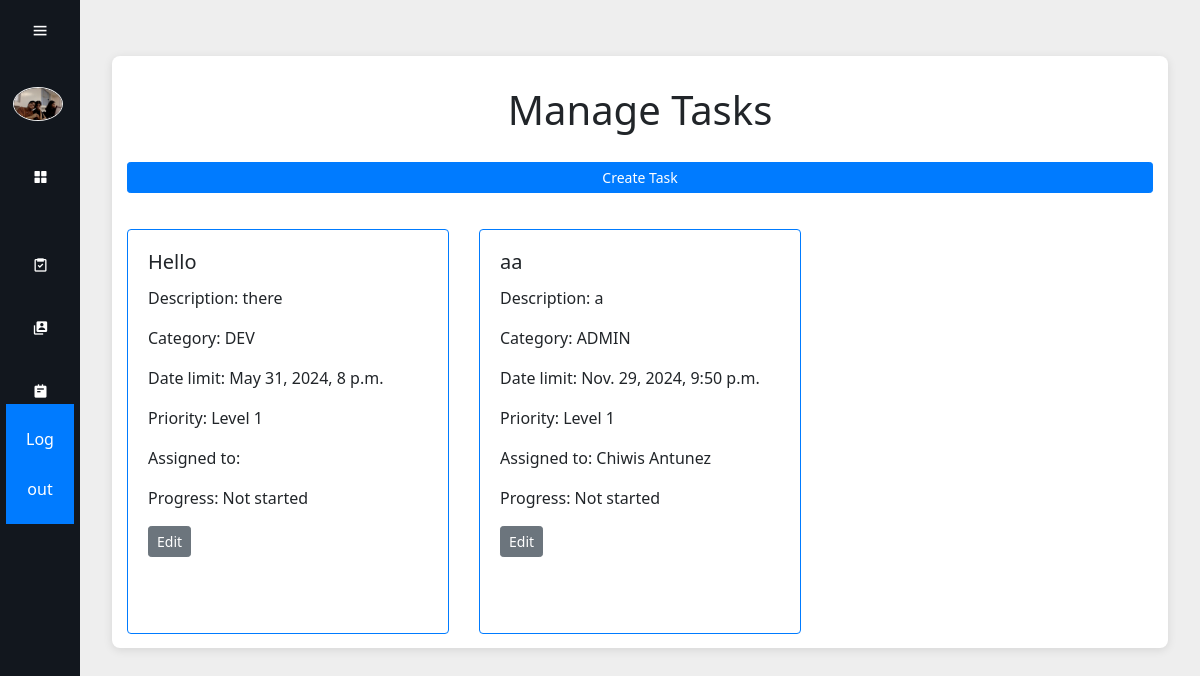
/gestion-tareas/ (signed in), run on an earlier commit of the app's database.
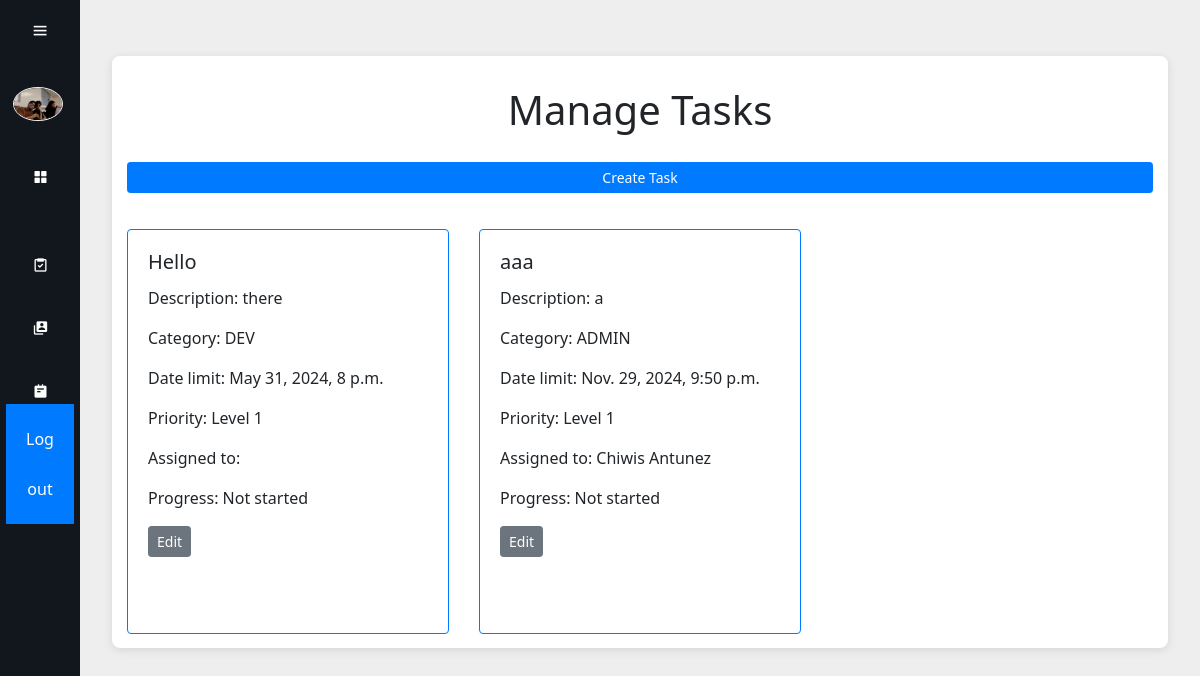
And on a later commit of the database.
### tasks/models.py (models this page shows, shortened)
class Tasks(models.Model):
    class Urgency (models.IntegerChoices):
        LV1 = 1, "Level 1"
        LV2 = 2, "Level 2"
        LV3 = 3, "Level 3"
        LV4 = 4, "Level 4"
        LV5 = 5, "Level 5"
    class Completion (models.IntegerChoices):
        Completed = 1, "Completed"
        Incomplete = 2, "Incomplete"
        NotStarted = 3, "Not started"
    Categories = {
        ("TECH", "Technological"),
        ("ADMIN", "Administrative"),
        ("DEV", "Development"),
        ("TEAM", "WorkMate Internal"),
        ("OTHER", "Other")
    }
    title = models.TextField(max_length = 300, blank=False)
    description = models.TextField(max_length = 600, blank=False)
    datelimit = models.DateTimeField()
    category = models.CharField(max_length = 20,choices=Categories)
    priority = models.IntegerField(default=Urgency.LV1, choices=Urgency, blank=False)
    notes = models.TextField(max_length = 300, blank=True)
    user = models.ForeignKey(workmateUser, on_delete=models.CASCADE)
    progress = models.IntegerField(default=Completion.NotStarted, choices=Completion, blank=False)

### workmates/models.py (models this page shows, shortened)
class workmateUser(AbstractUser):
    Roles = {
        ("Developer", "Desarollador"),
        ("Project Manager", "Project Manager"),
        ("Other", "Otro/No listado")
    }
    email = models.EmailField(unique=True)
    description = models.CharField(max_length=20, choices=Roles)

### base/views.py (the view)
# urls.py: path("gestion-tareas/", views.gestion_tareas, name="gestion_tareas"),
@login_required
@permission_required('tasks.view_task', raise_exception=True)
def gestion_tareas(request):
    tasks = Tasks.objects.all()
    if request.method == 'POST':
        task_id = request.POST.get('task_id')
        task = get_object_or_404(Tasks, id=task_id)
        form = WorkmateTaskCreationForm(request.POST, instance=task)
        if form.is_valid():
            form.save()
            messages.success(request, 'Task updated successfully!')
            return redirect('base:gestion_tareas')
    else:
        form = WorkmateTaskCreationForm()
    return render(request, "gestion-tareas.html", {'tasks': tasks, 'form': form})

### base/templates/gestion-tareas.html (shortened to what this page needs)
{% load static %}
<html lang="en">
  <head>
    <link rel="stylesheet" href="{% static 'css/dashboard.css' %}">
    <link href="https://unpkg.com/boxicons@2.1.4/css/boxicons.min.css" rel="stylesheet">
    <link href="https://stackpath.bootstrapcdn.com/bootstrap/4.5.2/css/bootstrap.min.css" rel="stylesheet">
  </head>
  <body>
    <div class="sidebar">
      <div class="top">
        <i class="bx bx-menu" id="btn"></i>
      </div>
      <div class="user">
        <img src="{% static "user-img.jpg" %}" alt="me" class="user-img">
        <div>
        </div>
      </div>
      <ul>
        <li>
          <a href="/">
            <i class="bx bxs-grid-alt"></i>
          </a>
        </li>
        {% if perms.tasks.view_task %}
        <li>
          <a href="/gestion-tareas/">
            <i class="bx bx-task"></i>
          </a>
        </li>
        {% endif %}
        {% if perms.user.edit_user %}
        <li>
          <a href="/gestion-usuarios/">
            <i class="bx bxs-user-account"></i>
          </a>
        </li>
        {% endif %}
        <li>
          <a href="/mis-tareas/">
            <i class="bx bxs-notepad"></i>
          </a>
        </li>
        <li>
          <form method="POST" action="{% url 'base:logout' %}" class="logout-form">
            <button type="submit" aria-label="Logout">Log out</button>
          </form>
        </li>
      </ul>
    </div>
    <div class="main-content">
      <div class="container mt-4">
        <h1>Manage Tasks</h1>
        <a href="{% url 'base:crear-tarea' %}" class="btn btn-primary btn-sm mb-3">Create Task</a>
        <div class="row">
          {% for task in tasks %}
          <div class="col-md-4 mb-4">
            <div class="card h-100 border-primary mb-3">
              <div class="card-body">
                <h5 class="card-title">{{ task.title }}</h5>
                <p class="card-text">Description: {{ task.description }}</p>
                <p class="card-text">Category: {{ task.category }}</p>
                <p class="card-text">Date limit: {{ task.datelimit }}</p>
                <p class="card-text">Priority: Level {{ task.priority }}</p>
                <p class="card-text">Assigned to: {{ task.user.first_name }} {{ task.user.last_name }}</p>
                <p class="card-text">Progress: {{ task.get_progress_display }}</p>
                <a href="{% url 'base:editar_tarea' task.id %}" class="btn btn-secondary btn-sm">Edit</a>
              </div>
            </div>
          </div>
          {% empty %}
          <div class="col-12">
            <h3>No tasks available</h3>
          </div>
          {% endfor %}
        </div>
      </div>
    </div>
  </body>
</html>

What changed in the data, as far as the page shows it:
changed Tasks "ADMIN": title "aa" → "aaa"
